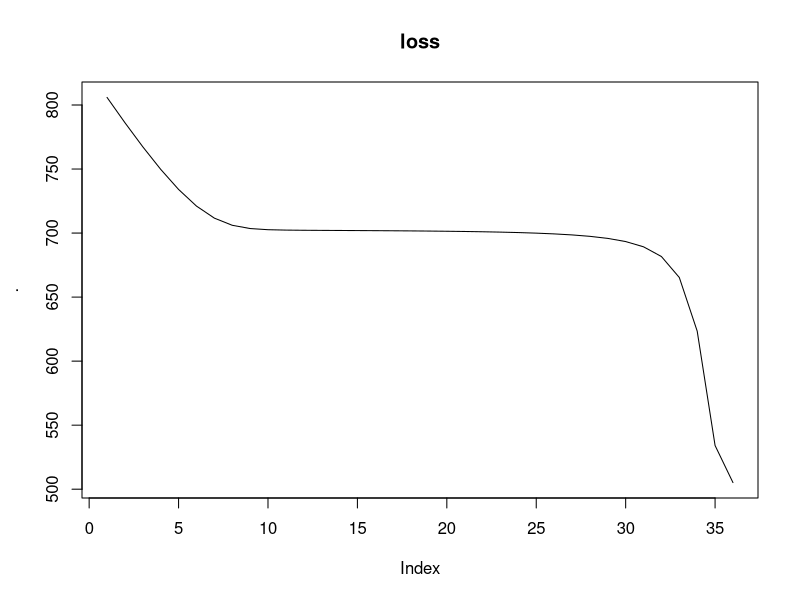
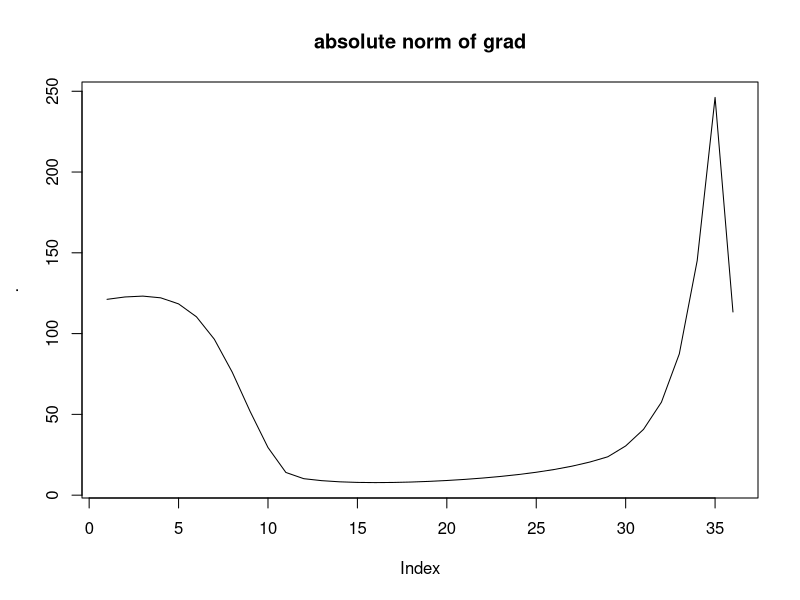
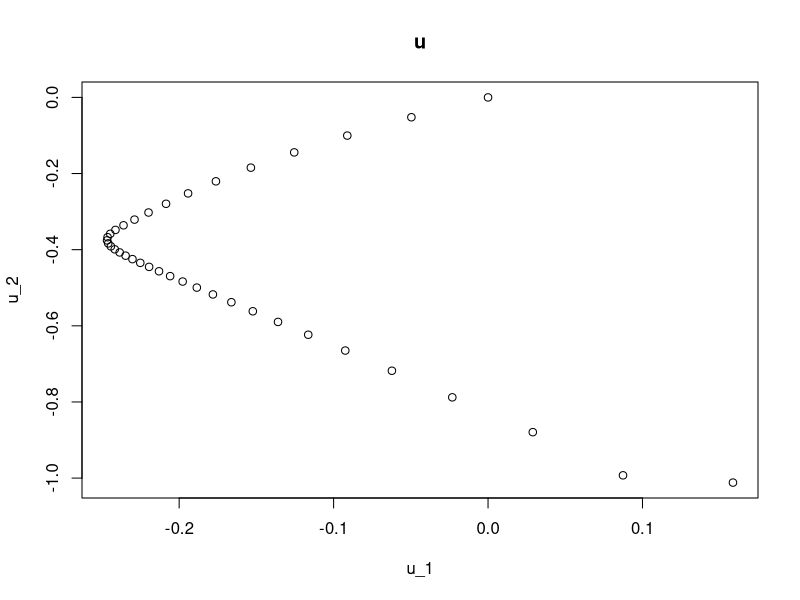
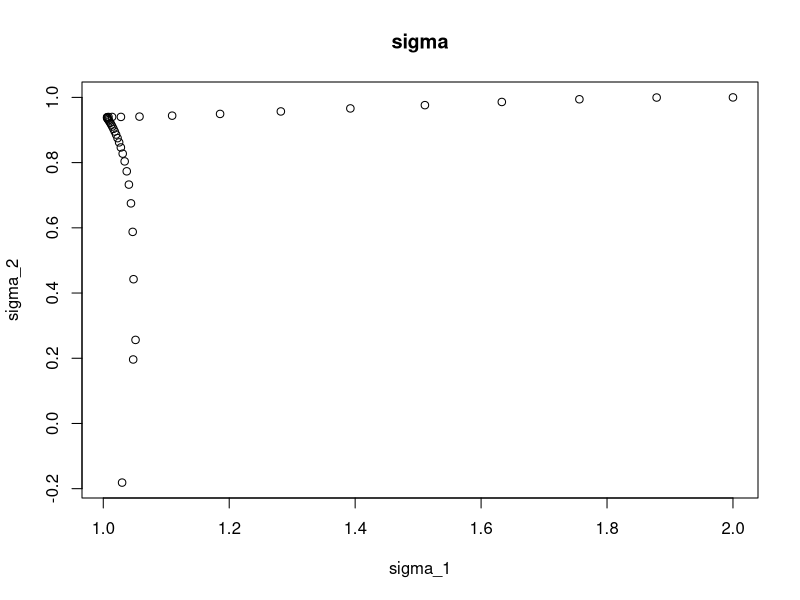
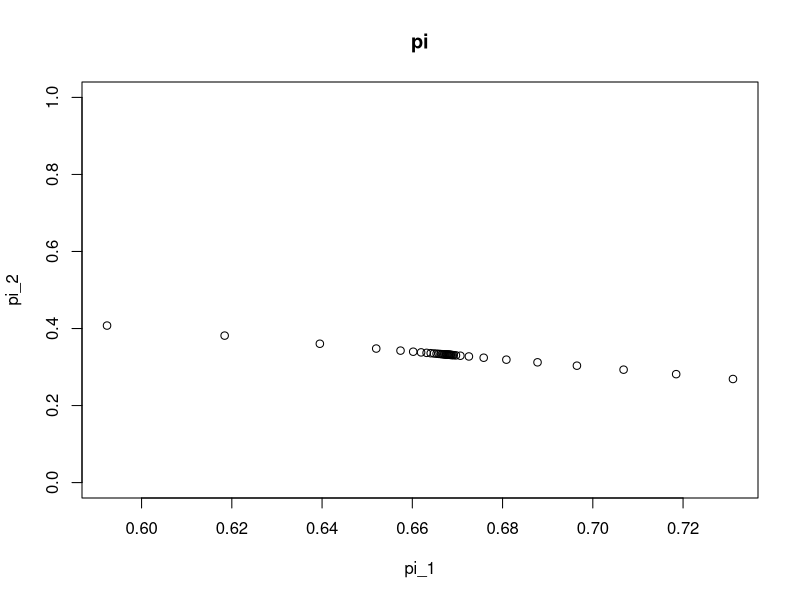
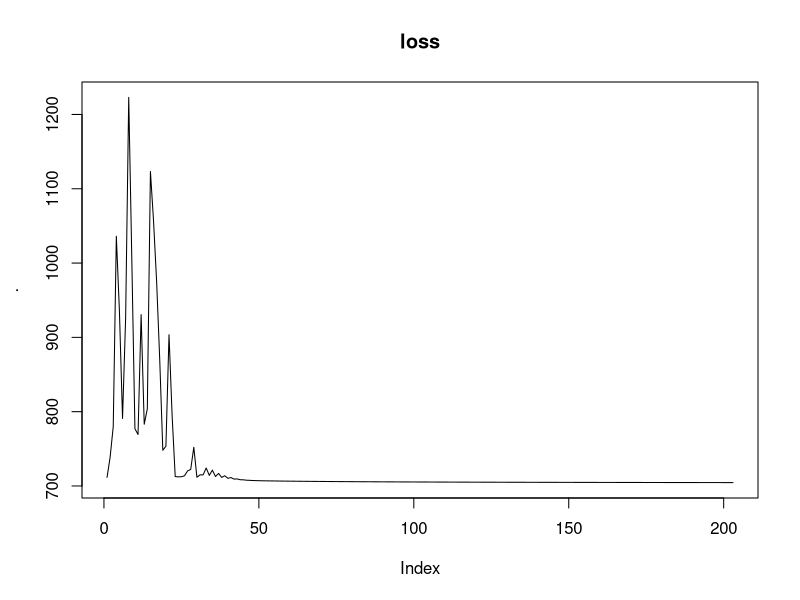
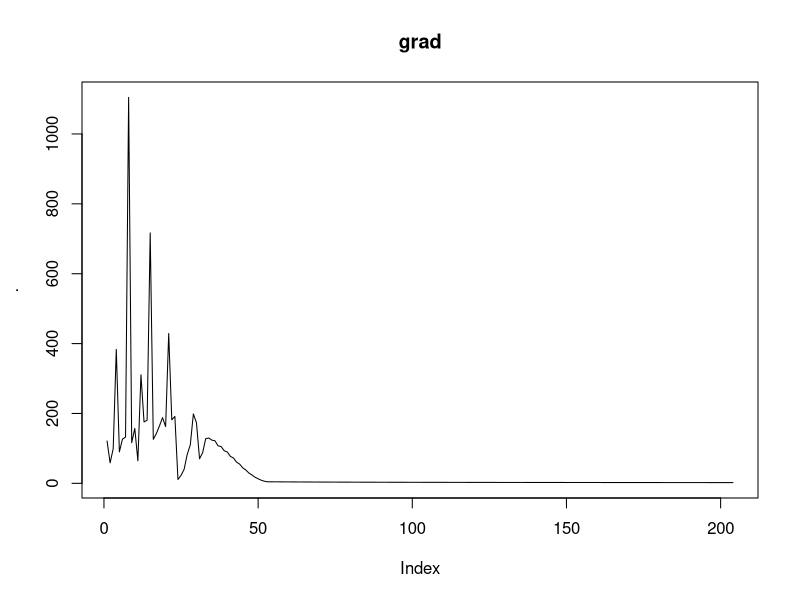
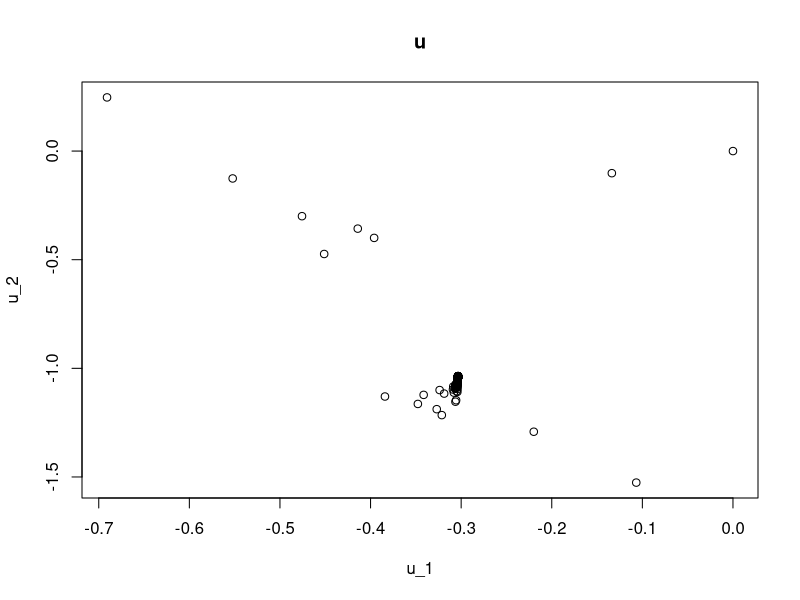

Reproduce these figures in R, in order.
## ---- chunk 1
knitr::opts_chunk$set(echo = TRUE)
## ---- chunk 2

library(dplyr)
set.seed(123)

u1 = 1
sigma1 = 1/3

u2=-1
sigma2=1/5

pi_1 = 1/3
pi_2 = 2/3

n=500
uniform_random = runif(n,0,1)
data_points = (uniform_random<=pi_1) * rnorm(n, u1, sigma1) + (uniform_random>pi_1) * rnorm(n, u2, sigma2)


## ---- chunk 3

library(mclust)
mclust_result = Mclust(data_points)
mclust_result$parameters

## ---- chunk 4

loss_function = function(x, data_points = data_points) {
  n = length(data_points)
  k = length(x) / 3
  loss = 0
  
  pi_value = exp(x[1:k]) / sum(exp(x[1:k]))
  
  density_list = list()
  for (i in 1:k) {
    density_list[[i]] = dnorm(data_points, x[k + i], x[2 * k + i])
  }
  density_matrix = data.frame(density_list) %>% as.matrix()
  
  loss = (density_matrix %*% pi_value) + 1e-5   # I added 1e-5 to avoid the log(0) problem
  
  loss = loss %>% log() %>% sum()
  
  return(-loss)
  
  
}

## ---- chunk 5

x = c(5,4,0,0,2,1)
optim_result = optim(x, loss_function,data_points=data_points, method = "BFGS")
parameter = optim_result$par

parameter[1:2] = exp(parameter[1:2]) / sum(exp(parameter[1:2])) #calculating pi

parameter

## ---- chunk 6

grad_function = function(x, data_points) {
  # Initialize the number of data points and the number of components in the mixture model
  n = length(data_points)
  k = length(x) / 3
  # Calculate the weights of each Gaussian component in the mixture
  pi_value = exp(x[1:k]) / sum(exp(x[1:k]))
  # Initialize lists to store intermediate calculations for each component
  exp_gamma_density_list = list()
  centered_data_point_list = list()
  second_order_centered_data_point_list = list()
  sum_exp_gamma_density = rep(0, n)
  
  for (i in 1:k) {
    # Calculate the density of each data point under the current Gaussian component
    density = dnorm(data_points, x[k + i], x[2 * k + i])
    exp_gamma_density_value = density * exp(x[i])
    
    exp_gamma_density_list[[i]] = exp_gamma_density_value
    sum_exp_gamma_density = sum_exp_gamma_density + exp_gamma_density_value + 1e-5
    
    # Calculate the centered data points and their second order for the current component
    centered_data_point_list[[i]] = (data_points - x[k + i]) / (x[2 * k + i])
    second_order_centered_data_point_list[[i]] = (data_points - x[k + i]) ^ 2 / (x[2 * k + i] ^ 3) - 1 / (x[2 * k + i])
  }

  # Convert the lists to matrices for vectorized operations  
  exp_gamma_density_matrix = data.frame(exp_gamma_density_list) %>% as.matrix()
  exp_gamma_density_matrix = exp_gamma_density_matrix / sum_exp_gamma_density
  
  centered_data_point_matrix = data.frame(centered_data_point_list) %>% as.matrix()
  second_order_centered_data_point_matrix = data.frame(second_order_centered_data_point_list) %>% as.matrix()
  
  grad_gamma = -(colSums(exp_gamma_density_matrix) - pi_value * n)
  grad_u = -(centered_data_point_matrix * exp_gamma_density_matrix) %>% colSums()
  grad_sigma = -(second_order_centered_data_point_matrix * exp_gamma_density_matrix) %>% colSums()
  
  # Return the concatenated gradient vector  
  return(c(grad_gamma, grad_u, grad_sigma))
}


## ---- chunk 7

gradient_descent = function(x,
                            data_points,
                            step_size = 0.01,
                            max_iter = 1000,
                            tol = 1e-3,
                            report = TRUE) {
  iter = 0
  x_old = rep(0, length(x))
  k = length(x) / 3
  loss_list = c()
  u_frame = data.frame()
  sigma_frame = data.frame()
  pi_frame = data.frame()
  
  loss = loss_function(x, data_points)
  
  if (is.nan(loss) || is.infinite(loss)) {
    stop("Initial loss is NaN or infinite")
  }
  
  u_frame = rbind(x[(k + 1):(2 * k)], u_frame)
  sigma_frame = rbind(x[(2 * k + 1):(3 * k)], sigma_frame)
  pi_frame = rbind(exp(x[1:k]) / sum(exp(x[1:k])), pi_frame)
  loss_list = c(loss_list, loss)
  grad_list = c()
  
  while (iter < max_iter) {
    iter = iter + 1
    x_old = x
    
    gradient = grad_function(x, data_points)
  
    if (any(is.nan(gradient)) || any(is.infinite(gradient))) {
      
      print(paste0("Gradient is NaN or infinite at iteration ", iter))
      names(pi_frame) = paste0("pi_", 1:k)
      names(u_frame) = paste0("u_", 1:k)
      names(sigma_frame) = paste0("sigma_", 1:k)
      
      result_list = list(
        loss = loss_list,
        pi_value = (exp(x[1:k]) / sum(exp(x[1:k]))) %>% as.vector() ,
        u = x[(k + 1):(2 * k)] %>% as.vector(),
        sigma = x[(2 * k + 1):(3 * k)] %>% as.vector(),
        iter = iter,
        grad = grad_list,
        u_frame = u_frame,
        sigma_frame = sigma_frame,
        pi_frame = pi_frame
      )
      
      
      
      return(result_list)
      
      
    }
    #Determining the stepsize
    #x = x - step_size * (1 / (1 + 0.1 * iter)) * grad
    
    x = x - step_size * gradient
    
    u_frame=rbind(x[(k+1):(2*k)],u_frame)
    sigma_frame=rbind(x[(2*k+1):(3*k)],sigma_frame)
    pi_frame=rbind(exp(x[1:k])/sum(exp(x[1:k])),pi_frame)
    
    loss_new = loss_function(x, data_points)
    
    if (is.nan(loss_new) || is.infinite(loss_new)) {
      names(pi_frame) = paste0("pi_", 1:k)
      names(u_frame) = paste0("u_", 1:k)
      names(sigma_frame) = paste0("sigma_", 1:k)
      print(paste0("Loss is NaN or infinite at iteration ", iter))
      result_list = list(
        loss = loss_list,
        pi_value = (exp(x[1:k]) / sum(exp(x[1:k]))) %>% as.vector() ,
        u = x[(k + 1):(2 * k)] %>% as.vector(),
        sigma = x[(2 * k + 1):(3 * k)] %>% as.vector(),
        iter = iter,
        grad = grad_list,
        u_frame = u_frame,
        sigma_frame = sigma_frame,
        pi_frame = pi_frame
      )
      
      
      return(result_list)
    }
    
    loss_list = c(loss_list, loss_new)
    grad_list = c(grad_list, max(abs(gradient)))
    
    if (report) {
      cat("iter:", iter, "loss:", loss_new, "\n")
      cat("pi:", exp(x[1:k]) / sum(exp(x[1:k])), "\n")
      cat("u:", x[(k + 1):2 * k] , "\n")
      cat("sigma:", x[(2 * k + 1):(3 * k)] , "\n")
    }
    
    if (max(abs(x - x_old)) < tol) {
      break
    }
  }
  
  names(pi_frame) = paste0("pi_", 1:k)
  names(u_frame) = paste0("u_", 1:k)
  names(sigma_frame) = paste0("sigma_", 1:k)
  
  result_list = list(
    loss = loss_list,
    pi_value = (exp(x[1:k]) / sum(exp(x[1:k]))) %>% as.vector() ,
    u = x[(k + 1):(2 * k)] %>% as.vector(),
    sigma = x[(2 * k + 1):(3 * k)] %>% as.vector(),
    iter = iter,
    grad = grad_list,
    u_frame = u_frame,
    sigma_frame = sigma_frame,
    pi_frame = pi_frame
  )
  
  return(result_list)
}
## ---- chunk 8
#x = c(1,2,1,-1,0.33,0.2) #true point

x = c(5,4,0,0,2,1) # another initial points which gives similar result but takes more times to converge

result_list = gradient_descent(x,data_points,step_size = 0.001,max_iter = 5000,report =FALSE)
result_list[2:5]

result_list$loss[2:result_list$iter] %>% plot( ,type="l",main="loss")
result_list$grad %>% plot( ,type="l",main="absolute norm of grad")

result_list$u_frame%>% plot(,main="u")
result_list$sigma_frame%>% plot(,main="sigma")
result_list$pi_frame%>% plot(,main="pi",ylim=c(0,1))


## ---- chunk 9

gradient_dec_descent = function(x,
                            data_points,
                            step_size = 0.01,
                            max_iter = 1000,
                            tol = 1e-3,
                            report = TRUE) {
  iter = 0
  x_old = rep(0, length(x))
  k = length(x) / 3
  loss_list = c()
  u_frame = data.frame()
  sigma_frame = data.frame()
  pi_frame = data.frame()
  
  loss = loss_function(x, data_points)
  
  if (is.nan(loss) || is.infinite(loss)) {
    stop("Initial loss is NaN or infinite")
  }
  
  u_frame = rbind(x[(k + 1):(2 * k)], u_frame)
  sigma_frame = rbind(x[(2 * k + 1):(3 * k)], sigma_frame)
  pi_frame = rbind(exp(x[1:k]) / sum(exp(x[1:k])), pi_frame)
  loss_list = c(loss_list, loss)
  grad_list = c()
  
  while (iter < max_iter) {
    iter = iter + 1
    x_old = x
    
    gradient = grad_function(x, data_points)
  
    if (any(is.nan(gradient)) || any(is.infinite(gradient))) {
      
      print(paste0("Gradient is NaN or infinite at iteration ", iter))
      names(pi_frame) = paste0("pi_", 1:k)
      names(u_frame) = paste0("u_", 1:k)
      names(sigma_frame) = paste0("sigma_", 1:k)
      
      result_list = list(
        loss = loss_list,
        pi_value = (exp(x[1:k]) / sum(exp(x[1:k]))) %>% as.vector() ,
        u = x[(k + 1):(2 * k)] %>% as.vector(),
        sigma = x[(2 * k + 1):(3 * k)] %>% as.vector(),
        iter = iter,
        grad = grad_list,
        u_frame = u_frame,
        sigma_frame = sigma_frame,
        pi_frame = pi_frame
      )
      return(result_list)
    }
    #Determining the stepsize
    x = x - step_size * (1 / (1 + 0.1 * iter)) * gradient
    #x = x - step_size * gradient
    
    u_frame=rbind(x[(k+1):(2*k)],u_frame)
    sigma_frame=rbind(x[(2*k+1):(3*k)],sigma_frame)
    pi_frame=rbind(exp(x[1:k])/sum(exp(x[1:k])),pi_frame)
    
    loss_new = loss_function(x, data_points)
    
    if (is.nan(loss_new) || is.infinite(loss_new)) {
      names(pi_frame) = paste0("pi_", 1:k)
      names(u_frame) = paste0("u_", 1:k)
      names(sigma_frame) = paste0("sigma_", 1:k)
      print(paste0("Loss is NaN or infinite at iteration ", iter))
      result_list = list(
        loss = loss_list,
        pi_value = (exp(x[1:k]) / sum(exp(x[1:k]))) %>% as.vector() ,
        u = x[(k + 1):(2 * k)] %>% as.vector(),
        sigma = x[(2 * k + 1):(3 * k)] %>% as.vector(),
        iter = iter,
        grad = grad_list,
        u_frame = u_frame,
        sigma_frame = sigma_frame,
        pi_frame = pi_frame
      )
      return(result_list)
    }
    
    loss_list = c(loss_list, loss_new)
    grad_list = c(grad_list, max(abs(gradient)))
    
    if (report) {
      cat("iter:", iter, "loss:", loss_new, "\n")
      cat("pi:", exp(x[1:k]) / sum(exp(x[1:k])), "\n")
      cat("u:", x[(k + 1):2 * k] , "\n")
      cat("sigma:", x[(2 * k + 1):(3 * k)] , "\n")
    }
    
    if (max(abs(x - x_old)) < tol) {
      break
    }
  }
  
  names(pi_frame) = paste0("pi_", 1:k)
  names(u_frame) = paste0("u_", 1:k)
  names(sigma_frame) = paste0("sigma_", 1:k)
  
  result_list = list(
    loss = loss_list,
    pi_value = (exp(x[1:k]) / sum(exp(x[1:k]))) %>% as.vector() ,
    u = x[(k + 1):(2 * k)] %>% as.vector(),
    sigma = x[(2 * k + 1):(3 * k)] %>% as.vector(),
    iter = iter,
    grad = grad_list,
    u_frame = u_frame,
    sigma_frame = sigma_frame,
    pi_frame = pi_frame
  )
  
  return(result_list)
}

## ---- chunk 10

x = c(5,4,0,0,2,1) 
#x = c(1,2,1,-1,0.33,0.2) #true point
result_list = gradient_dec_descent(x,data_points,step_size = 0.01,max_iter = 1000,report =FALSE)
result_list[2:5]

result_list$loss[2:result_list$iter] %>% plot( ,type="l",main="loss")
result_list$grad %>% plot( ,type="l",main="grad")

result_list$u_frame%>% plot(,main="u")
result_list$sigma_frame%>% plot(,main="sigma")
result_list$pi_frame%>% plot(,main="pi",ylim=c(0,1))

## ---- chunk 11
gradient_BB_descent = function(x,
                            data_points,
                            max_iter = 1000,
                            tol = 1e-5,
                            loss_tol=1e-5,
                            report = FALSE) {
  iter = 0
  x_old = rep(0, length(x))
  k = length(x) / 3
  loss_list = c()
  grad_list = c()
  
  u_frame = data.frame()
  sigma_frame = data.frame()
  pi_frame = data.frame()

  loss_new = loss_function(x, data_points)
  
  if (is.nan(loss_new) || is.infinite(loss_new)) {
    stop("Initial loss is NaN or infinite")
  }
  
  loss_list = c(loss_list, loss_new)
  
  gradient_old = rep(0, length(x))
  x_old_2 = rep(0, length(x))
  
  u_frame=rbind(x[(k+1):(2*k)],u_frame)
  sigma_frame=rbind(x[(2*k+1):(3*k)],sigma_frame)
  pi_frame=rbind(exp(x[1:k])/sum(exp(x[1:k])),pi_frame)
  
  
  
  while (iter < max_iter) {
    iter = iter + 1
    x_old = x
    
    gradient = grad_function(x, data_points)
    
    if (any(is.nan(gradient)) || any(is.infinite(gradient))) {
      print(as.vector(x_old))
      
      names(pi_frame) = paste0("pi_",1:k)
      names(u_frame) = paste0("u_",1:k)
      names(sigma_frame) = paste0("sigma_",1:k)
      
      result_list = list(
        loss = loss_list,
        pi_value = (exp(x[1:k]) / sum(exp(x[1:k]))) %>% as.vector() ,
        u = x[(k + 1):2 * k] %>% as.vector(),
        sigma = x[(2 * k + 1):(3 * k)] %>% as.vector(),
        iter = iter,
        grad = grad_list,
        u_frame = u_frame,
        sigma_frame = sigma_frame,
        pi_frame = pi_frame
      )
      
      print(paste0("Gradient is NaN or infinite at iteration ", iter))
      
      return(result_list)
      
      #stop("Gradient is NaN or infinite at iteration ", iter)
      #print(x_old)
    }
    
    step_size = as.vector((x_old - x_old_2) %*% (gradient - gradient_old) ) / sum((gradient - gradient_old) ^ 2)
    
    #step_size = step_size * max(1,log10(1 + iter))
    
    x = x - step_size * gradient 
    u_frame=rbind(x[(k+1):(2*k)],u_frame)
    sigma_frame=rbind(x[(2*k+1):(3*k)],sigma_frame)
    pi_frame=rbind(exp(x[1:k])/sum(exp(x[1:k])),pi_frame)
    
    x[(2*k+1):(3*k)]=abs(x[(2*k+1):(3*k)])
    
    loss_old = loss_new
    loss_new = loss_function(x, data_points)
    
    if (is.nan(loss_new) || is.infinite(loss_new)) {
      
      names(pi_frame) = paste0("pi_",1:k)
      names(u_frame) = paste0("u_",1:k)
      names(sigma_frame) = paste0("sigma_",1:k)
      
      result_list = list(
        loss = loss_list,
        pi_value = (exp(x[1:k]) / sum(exp(x[1:k]))) %>% as.vector() ,
        u = x[(k + 1):(2 * k)] %>% as.vector(),
        sigma = x[(2 * k + 1):(3 * k)] %>% as.vector(),
        iter = iter,
        grad = grad_list,
        u_frame = u_frame,
        sigma_frame = sigma_frame,
        pi_frame = pi_frame
      )
      
      print(paste0("Loss is NaN or infinite at iteration ", iter))
      return(result_list)
      
      
      
    }
    loss_list = c(loss_list, loss_new)
    grad_list = c(grad_list, max(abs(gradient)))
    
    if (report) {
      cat("iter:", iter, "loss:", loss_new, "\n")
      cat("pi:", exp(x[1:k]) / sum(exp(x[1:k])), "\n")
      cat("u:", x[(k + 1):(2 * k)] , "\n")
      cat("sigma:", x[(2 * k + 1):(3 * k)] , "\n")
    }
    
    # if (max(abs(x-x_old)) < tol || abs(loss_new - loss_old) < loss_tol) {
    #   break
    # }
    if (max(abs(x-x_old)) < tol ) {
      break
    }
    
    gradient_old = gradient
    x_old_2 = x_old
    
  }
  
  names(pi_frame) = paste0("pi_",1:k)
  names(u_frame) = paste0("u_",1:k)
  names(sigma_frame) = paste0("sigma_",1:k)
  
  result_list = list(
    loss = loss_list,
    pi_value = (exp(x[1:k]) / sum(exp(x[1:k]))) %>% as.vector() ,
    u = x[(k + 1):(2 * k)] %>% as.vector(),
    sigma = x[(2 * k + 1):(3 * k)] %>% as.vector(),
    iter = iter,
    grad = grad_list,
    u_frame = u_frame,
    sigma_frame = sigma_frame,
    pi_frame = pi_frame
  )
  
  return(result_list)
}


## ---- chunk 12

#x = c(1,2,1,-1,0.33,0.2) #True value, converged to true value within 40 steps n=100

#x = c(5,4,0,0,2,1) # not converged to true value

#x=c(1,3,0,0,1,1) # not converged to true value

#x=c(1,2,0,0,1,1) # not converged to true value

#x=c(1.1,1.9,0.9,-0.8,1/2,1/3) # not converged to true value

#x=c(1,1,1,1,1,1) not congerged to true value

result_list = gradient_BB_descent(x,data_points,max_iter =1000,tol = 1e-5, loss_tol=1e-6,report = FALSE)
result_list[2:5]

result_list$loss[5:result_list$iter] %>% plot( ,type="l",main="loss")
result_list$grad %>% plot( ,type="l",main="absolute norm of grad")

result_list$u_frame%>% plot(,main="u")
result_list$sigma_frame%>% plot(,main="sigma")
result_list$pi_frame%>% plot(,main="pi",ylim=c(0,1))
